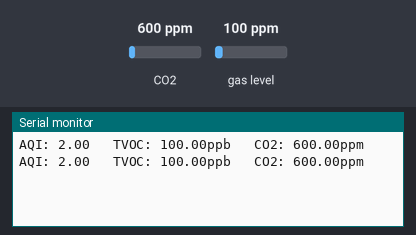
This sketch was run on a simulated Arduino Uno, built with avr-gcc and run on an emulated ATmega328P. On the bench: the last lines printed to the serial monitor. Inputs (shaded band) come from the test bench; at power-on: CO2 600 ppm, gas level 100 ppm.

Above: at 2.8 s.
2.9 s: CO2 set to 452 ppm
At 4.3 s:
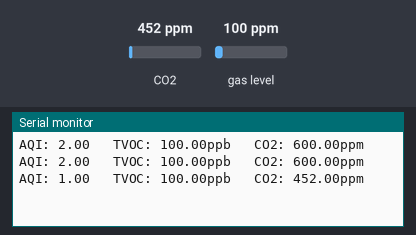
5.6 s: gas level set to 20 ppm
At 7.2 s:
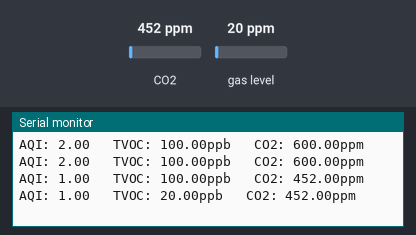
8.3 s: CO2 set to 1050 ppm
At 10.4 s:
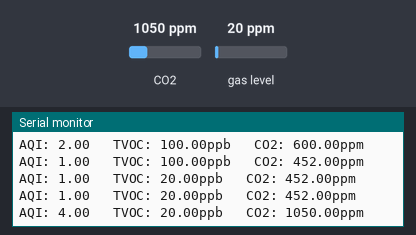
Timing chart, 0 to 11.9 s (numbered marks = the images above; inputs shaded):
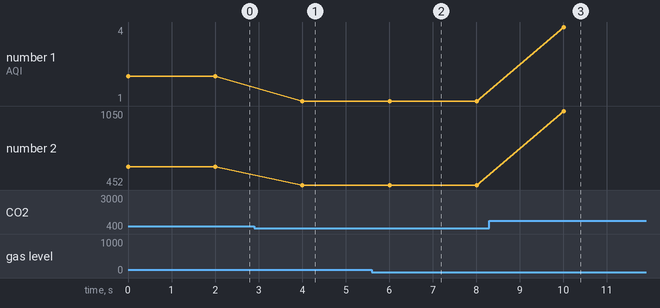

Measured:
- after the input at 2.9 s, the serial monitor: prints a new line after 1.1 s (image 1)
- after the input at 5.6 s, the serial monitor: prints a new line after 0.41 s (image 2)
- after the input at 8.3 s, the serial monitor: prints a new line after 1.7 s (image 3)
- plotted number 1: 2 → 1 after the input at 2.9 s, 1 → 4 after the input at 8.3 s
- plotted number 2: 600 → 452 after the input at 2.9 s, 452 → 1050 after the input at 8.3 s

The sketch:

ens160_airquality.ino
```cpp
/***************************************************************************
  ENS160 - Digital Air Quality Sensor

  AQI - air quality index - 0 - 500 (0 = OTTIMO 500 = PESSIMO)
  TVOC - Composti organici volatili totali, o TVOC (ppb parti per billion 0 - 1000 alto = PESSIMO)
  eCO2 - L'eCO₂ viene calcolato attraverso un algoritmo che utilizza i livelli di VOC (TVOC)
          per fare una stima della CO₂ presente nell'ambiente. Anche se non rappresenta la concentrazione reale
          di CO₂, offre un'indicazione utile per valutare la qualità dell'aria
          ( DA 0 A 5000 ) ppm

 ***************************************************************************/
#include <Wire.h>
#include "ScioSense_ENS160.h"

ScioSense_ENS160 ens160(ENS160_I2CADDR_1);

void setup() {
  Serial.begin(115200);
  while (!Serial) {}
  ens160.begin();
  if (ens160.available()) {
    ens160.setMode(ENS160_OPMODE_STD);
  }
}

void loop() {
  if (ens160.available()) {
    ens160.measure(true);
    float aqi = ens160.getAQI();
    float tvoc = ens160.getTVOC();
    float eco2 = ens160.geteCO2();

    Serial.print("AQI: ");Serial.print(aqi);Serial.print("\t ");
    Serial.print("TVOC: ");Serial.print(tvoc);Serial.print("ppb\t ");
    Serial.print("CO2: ");Serial.print(eco2);Serial.print("ppm\n");
  }
  delay(2000);
}
```
